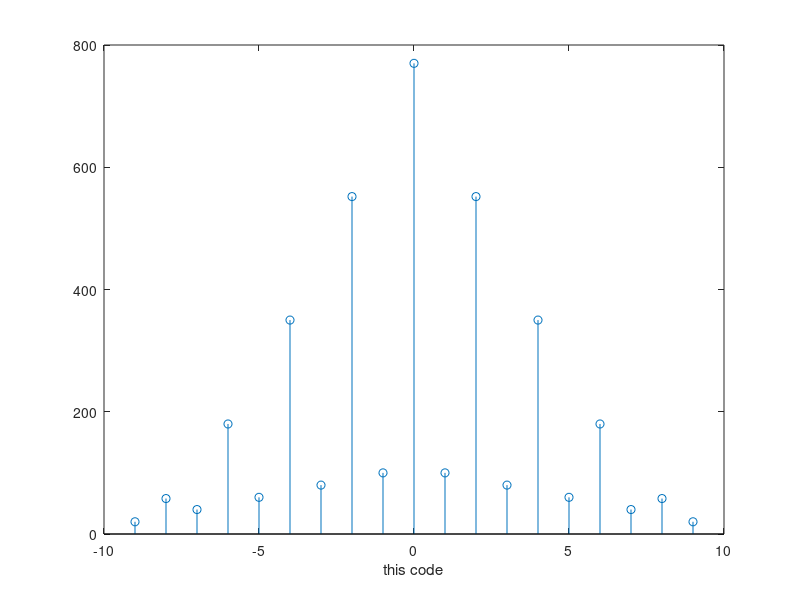
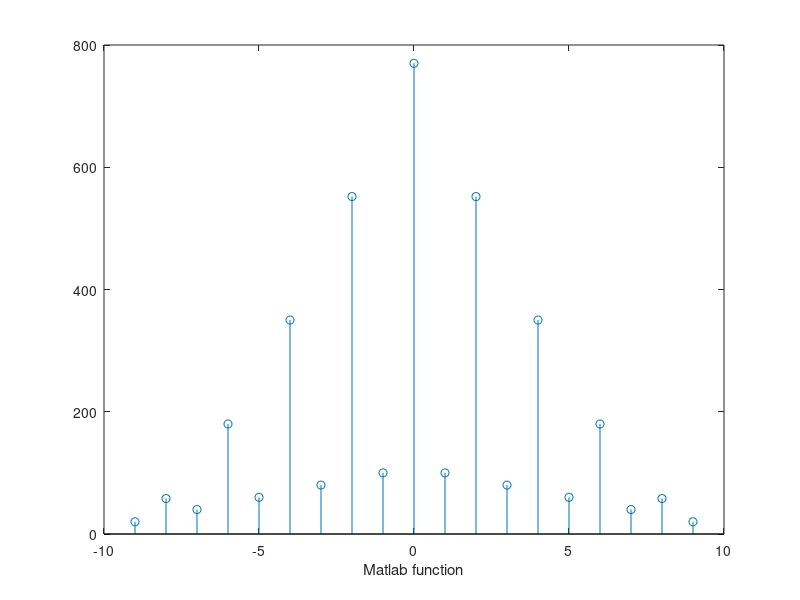

Source code (MATLAB) for these figures, in order:
%%Mohammad Mahdi Heydari
%%9423045
%%Matlab HW1 Communication Systems 1

close all;
clc;
clear;

%%Q4

x = [zeros(1,9) 1+1i 2-2i 3+3i 4-4i 5+5i 6-6i 7+7i 8-8i 9+9i 10-10i];
y = [1+1i 2-2i 3+3i 4-4i 5+5i 6-6i 7+7i 8-8i 9+9i 10-10i];
y = conj(y);
a = repmat(x,10,1); 
for n=2:10
a(n,:) = circshift(x,1-n) ;
end
z = y * a;
t=-9:9;
stem(t,abs(z));
xlabel('this code');
y = conj(y);
g = xcorr(y,y);
figure
stem(t,abs(g));
xlabel('Matlab function');
